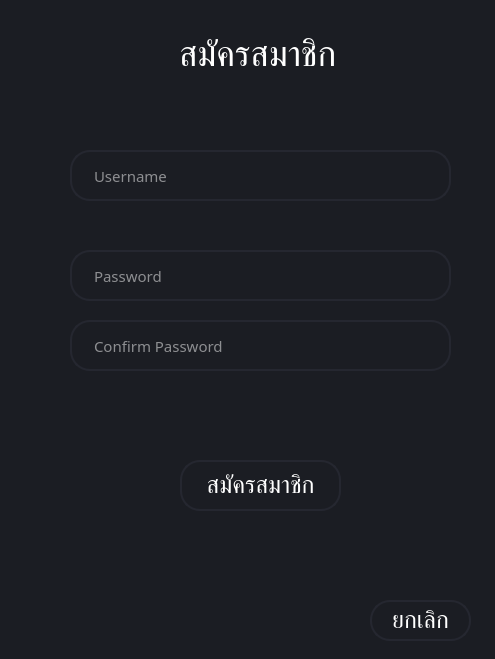
<?xml version="1.0" encoding="UTF-8"?>
<ui version="4.0">
 <class>Dialog</class>
 <widget class="QDialog" name="Dialog">
  <property name="geometry">
   <rect>
    <x>0</x>
    <y>0</y>
    <width>495</width>
    <height>659</height>
   </rect>
  </property>
  <property name="font">
   <font>
    <family>Cloud Light</family>
    <pointsize>12</pointsize>
   </font>
  </property>
  <property name="windowTitle">
   <string>Dialog</string>
  </property>
  <property name="autoFillBackground">
   <bool>false</bool>
  </property>
  <property name="styleSheet">
   <string notr="true">background-color: rgb(27, 29, 35);</string>
  </property>
  <widget class="QLineEdit" name="usernameText">
   <property name="geometry">
    <rect>
     <x>70</x>
     <y>150</y>
     <width>381</width>
     <height>51</height>
    </rect>
   </property>
   <property name="font">
    <font>
     <family>Cloud Light</family>
     <pointsize>11</pointsize>
     <weight>50</weight>
     <bold>false</bold>
    </font>
   </property>
   <property name="styleSheet">
    <string notr="true">QLineEdit {
	border: 2px solid rgb(37,39,48);
	border-radius: 20px;
	color: #FFF;
	padding-left: 20px;
	padding-right: 20px;
}
QLineEdit:hover {
	border: 2px solid rgb(48, 50, 62);
}
QLineEdit:focus {
	border: 2px solid rgb(85, 170, 255);
}</string>
   </property>
   <property name="placeholderText">
    <string>Username</string>
   </property>
  </widget>
  <widget class="QPushButton" name="registerButton">
   <property name="geometry">
    <rect>
     <x>180</x>
     <y>460</y>
     <width>161</width>
     <height>51</height>
    </rect>
   </property>
   <property name="font">
    <font>
     <family>Cloud Light</family>
     <pointsize>18</pointsize>
    </font>
   </property>
   <property name="styleSheet">
    <string notr="true">QPushButton {
	border: 2px solid rgb(37,39,48);
	border-radius: 20px;
	color: #FFF;
	padding-left: 20px;
	padding-right: 20px;
}
QPushButton:hover {
	border: 2px solid rgb(48, 50, 62);
}
QPushButton:hover:pressed
{
  border: 2px solid rgb(255, 73, 73);
}</string>
   </property>
   <property name="text">
    <string>สมัครสมาชิก</string>
   </property>
  </widget>
  <widget class="QLabel" name="label">
   <property name="geometry">
    <rect>
     <x>150</x>
     <y>30</y>
     <width>231</width>
     <height>51</height>
    </rect>
   </property>
   <property name="font">
    <font>
     <family>Cloud Light</family>
     <pointsize>26</pointsize>
    </font>
   </property>
   <property name="styleSheet">
    <string notr="true">QLabel {
	Color: #FFF;
	padding-left: 20px;
	padding-right: 20px;
}</string>
   </property>
   <property name="text">
    <string>สมัครสมาชิก</string>
   </property>
  </widget>
  <widget class="QPushButton" name="cancelButton">
   <property name="geometry">
    <rect>
     <x>370</x>
     <y>600</y>
     <width>101</width>
     <height>41</height>
    </rect>
   </property>
   <property name="font">
    <font>
     <family>Cloud Light</family>
     <pointsize>18</pointsize>
    </font>
   </property>
   <property name="styleSheet">
    <string notr="true">QPushButton {
	border: 2px solid rgb(37,39,48);
	border-radius: 20px;
	color: #FFF;
	padding-left: 20px;
	padding-right: 20px;
}
QPushButton:hover {
	border: 2px solid rgb(48, 50, 62);
}
QPushButton:hover:pressed
{
  border: 2px solid rgb(255, 73, 73);
}</string>
   </property>
   <property name="text">
    <string>ยกเลิก</string>
   </property>
  </widget>
  <widget class="QLineEdit" name="passwordText">
   <property name="geometry">
    <rect>
     <x>70</x>
     <y>250</y>
     <width>381</width>
     <height>51</height>
    </rect>
   </property>
   <property name="font">
    <font>
     <family>Cloud Light</family>
     <pointsize>11</pointsize>
     <weight>50</weight>
     <bold>false</bold>
    </font>
   </property>
   <property name="styleSheet">
    <string notr="true">QLineEdit {
	border: 2px solid rgb(37,39,48);
	border-radius: 20px;
	color: #FFF;
	padding-left: 20px;
	padding-right: 20px;
}
QLineEdit:hover {
	border: 2px solid rgb(48, 50, 62);
}
QLineEdit:focus {
	border: 2px solid rgb(85, 170, 255);
}</string>
   </property>
   <property name="placeholderText">
    <string>Password</string>
   </property>
  </widget>
  <widget class="QLineEdit" name="confirmPasswordText">
   <property name="geometry">
    <rect>
     <x>70</x>
     <y>320</y>
     <width>381</width>
     <height>51</height>
    </rect>
   </property>
   <property name="font">
    <font>
     <family>Cloud Light</family>
     <pointsize>11</pointsize>
     <weight>50</weight>
     <bold>false</bold>
    </font>
   </property>
   <property name="styleSheet">
    <string notr="true">QLineEdit {
	border: 2px solid rgb(37,39,48);
	border-radius: 20px;
	color: #FFF;
	padding-left: 20px;
	padding-right: 20px;
}
QLineEdit:hover {
	border: 2px solid rgb(48, 50, 62);
}
QLineEdit:focus {
	border: 2px solid rgb(85, 170, 255);
}</string>
   </property>
   <property name="placeholderText">
    <string>Confirm Password</string>
   </property>
  </widget>
 </widget>
 <resources/>
 <connections/>
</ui>
